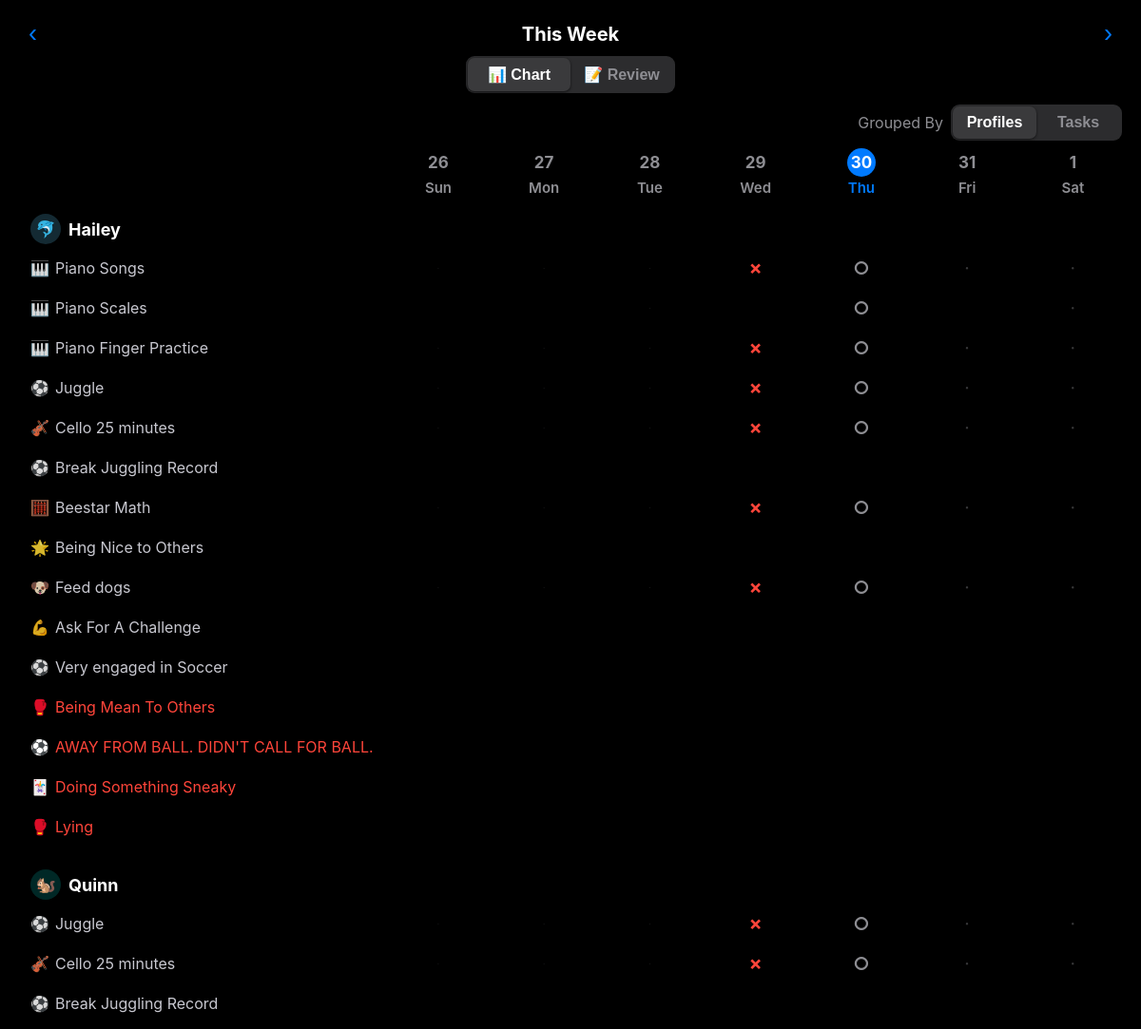
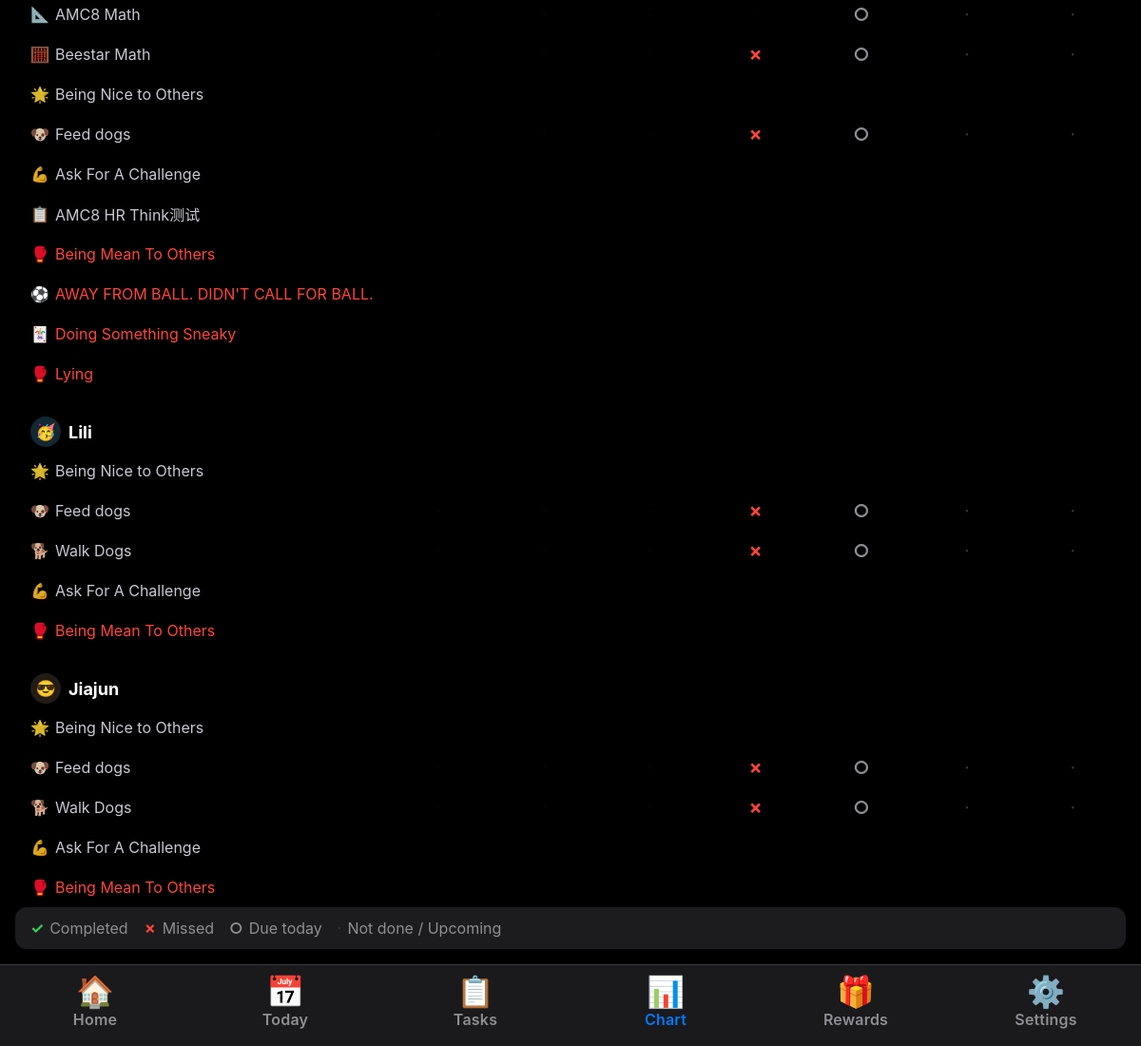
Page /chart on the committed database (2 pictures, top to bottom).
### tables this page shows
CREATE TABLE members (
            id INTEGER PRIMARY KEY AUTOINCREMENT,
            name TEXT NOT NULL,
            avatar TEXT DEFAULT '🙂',
            color TEXT DEFAULT '#007AFF',
            sort_order INTEGER DEFAULT 0
        );

CREATE TABLE chores (
            id INTEGER PRIMARY KEY AUTOINCREMENT,
            name TEXT NOT NULL,
            icon TEXT DEFAULT '📋',
            points INTEGER DEFAULT 0,
            assignment_type TEXT DEFAULT 'everyone',
            schedule_type TEXT DEFAULT 'daily',
            schedule_days TEXT DEFAULT '[]',
            rotate_current_idx INTEGER DEFAULT 0,
            active INTEGER DEFAULT 1,
            sort_order INTEGER DEFAULT 0
        , parent_id INTEGER DEFAULT NULL, version    INTEGER DEFAULT 1, group_id INTEGER DEFAULT NULL, one_time INTEGER DEFAULT 0);

### app.py (the view, shortened to what this page needs)
@app.route('/chart')
def chart():
    week_offset = int(request.args.get('week', 0))
    group_by    = request.args.get('group', 'profiles')
    conn = get_db()
    members = [dict(m) for m in conn.execute('SELECT * FROM members ORDER BY sort_order, id')]
    all_member_ids = [m['id'] for m in members]
    chore_rows = conn.execute('SELECT * FROM chores WHERE active=1 ORDER BY sort_order, id').fetchall()
    week_dates = get_week_dates(week_offset)
    today = date.today()
    start_str, end_str = week_dates[0].isoformat(), week_dates[-1].isoformat()
    comp_rows = conn.execute(
        'SELECT chore_id, member_id, date FROM completions WHERE date >= ? AND date <= ?',
        (start_str, end_str)).fetchall()
    completions = {(r['chore_id'], r['member_id'], r['date']) for r in comp_rows}
    claim_rows = conn.execute(
        'SELECT task_id, member_id, date FROM daily_claims WHERE date >= ? AND date <= ?',
        (start_str, end_str)).fetchall()
    claims_set = {(r['task_id'], r['member_id'], r['date']) for r in claim_rows}
    def cell_status(chore_id, member_id, d):
        d_str = d.isoformat()
        if (chore_id, member_id, d_str) in completions: return 'completed'
        if d_str == today.isoformat():                   return 'due_today'
        if d_str > today.isoformat():                    return 'upcoming'
        if (chore_id, member_id, d_str) in claims_set:  return 'incomplete'
        return 'not_claimed'
    chart_data = []
    def as_needed_cells(chore_id, member_id):
        return [('completed' if (chore_id, member_id, d.isoformat()) in completions else 'not_due')
                for d in week_dates]
    if group_by == 'profiles':
        for m in members:
            m_chores = []
            for c in chore_rows:
                if m['id'] not in get_assigned_member_ids(c, all_member_ids, conn): continue
                if c['schedule_type'] == 'as_needed':
                    cells = as_needed_cells(c['id'], m['id'])
                else:
                    cells = [cell_status(c['id'], m['id'], d) if is_chore_due(c, d) else 'not_due'
                             for d in week_dates]
                m_chores.append({'chore': dict(c), 'cells': cells})
            m_chores.sort(key=lambda x: 1 if (x['chore'].get('points') or 0) < 0 else 0)
            chart_data.append({'member': m, 'chores': m_chores})
    chores_map = {c['id']: {'name': c['name'], 'points': c['points']} for c in chore_rows}
    conn.close()
    if week_offset == 0:    week_label = 'This Week'
    elif week_offset == 1:  week_label = 'Next Week'
    elif week_offset == -1: week_label = 'Last Week'
    else: week_label = f"{week_dates[0].strftime('%b %d')} – {week_dates[-1].strftime('%b %d')}"
    return render_template('chart.html', chart_data=chart_data, group_by=group_by,
        week_dates=week_dates, week_offset=week_offset, week_label=week_label, today=today,
        day_names=['Sun', 'Mon', 'Tue', 'Wed', 'Thu', 'Fri', 'Sat'],
        chores_map=chores_map)

### app.py (called while the page is built)
def get_db():
    conn = sqlite3.connect(DB_PATH, timeout=10)
    conn.row_factory = sqlite3.Row
    conn.execute("PRAGMA journal_mode=WAL")
    conn.execute("PRAGMA busy_timeout=5000")
    conn.execute("PRAGMA foreign_keys=ON")
    return conn

def get_week_dates(offset=0):
    today = date.today()
    days_since_sunday = (today.weekday() + 1) % 7
    sunday = today - timedelta(days=days_since_sunday) + timedelta(weeks=offset)
    return [sunday + timedelta(days=i) for i in range(7)]

def to_day_idx(d):
    return (d.weekday() + 1) % 7

def is_chore_due(chore, d):
    st = chore['schedule_type']
    if st == 'daily':    return True
    if st == 'weekdays': return d.weekday() < 5
    if st == 'weekends': return d.weekday() >= 5
    if st == 'specific':
        return to_day_idx(d) in json.loads(chore['schedule_days'] or '[]')
    return False  # as_needed

def get_assigned_member_ids(chore, all_member_ids, conn):
    if chore['assignment_type'] in ('everyone', 'anyone'):
        return list(all_member_ids)
    rows = conn.execute('SELECT member_id FROM chore_members WHERE chore_id=?',
                        (chore['id'],)).fetchall()
    return [r['member_id'] for r in rows]

### templates/chart.html (shortened to what this page needs)
{% extends "base.html" %}
{% set active_tab = "chart" %}
{% block content %}
<div class="chart-nav">
    <button class="chart-nav-btn" onclick="changeWeek(-1)">‹</button>
    <span class="chart-nav-label" id="weekLabel">{{ week_label }}</span>
    <button class="chart-nav-btn" onclick="changeWeek(+1)">›</button>
</div>
<div class="view-toggle">
    <div class="seg-ctrl" style="width:220px;">
        <button class="seg-btn active" data-view="chart"   onclick="switchView('chart')">📊 Chart</button>
        <button class="seg-btn"        data-view="review"  onclick="switchView('review')">📝 Review</button>
    </div>
</div>
<div class="group-toggle" id="groupToggleRow">
    <span class="group-label">Grouped By</span>
    <div class="seg-ctrl" style="width:180px;">
        <button class="seg-btn {% if group_by=='profiles' %}active{% endif %}"
                data-group="profiles" onclick="switchGroup('profiles')">Profiles</button>
        <button class="seg-btn {% if group_by=='chores' %}active{% endif %}"
                data-group="chores"   onclick="switchGroup('chores')">Tasks</button>
    </div>
</div>
<div id="chartContent">
<div class="chart-scroll" style="margin:0 16px;">
<table class="chart-table" id="chartTable">
    <thead>
        <tr>
            <th style="width:140px;"></th>
            {% for i in range(7) %}
            {% set d = week_dates[i] %}
            {% set is_today = (d == today) %}
            <th class="chart-day-header {% if is_today %}today{% endif %}">
                <span class="chart-day-num">{{ d.day }}</span>
                {{ day_names[i] }}
            </th>
            {% endfor %}
        </tr>
    </thead>
    <tbody id="chartBody">
    {% if group_by == 'profiles' %}
        {% for section in chart_data %}
        <tr class="section-header-row">
            <td colspan="8">
                <div class="section-header-inner">
                    <div class="avatar-sm" style="background:{{ section.member.color }}33;">{{ section.member.avatar }}</div>
                    <strong>{{ section.member.name }}</strong>
                </div>
            </td>
        </tr>
        {% for item in section.chores %}
        {% set is_penalty = item.chore.points is not none and item.chore.points < 0 %}
        <tr data-chore-id="{{ item.chore.id }}" data-member-id="{{ section.member.id }}">
            <td class="chore-name-cell">
                <div class="chore-name-with-icon" style="{{ 'color:var(--red);' if is_penalty else '' }}">
                    <span>{{ item.chore.icon }}</span><span>{{ item.chore.name }}</span>
                </div>
            </td>
            {% for status in item.cells %}
            {% set d = week_dates[loop.index0] %}
            <td class="cell" onclick="toggleCell({{ item.chore.id }}, {{ section.member.id }}, '{{ d.isoformat() }}', this)"
                data-status="{{ status }}">
                <div class="cell-inner {{ status }}{{ ' penalty' if is_penalty and status == 'completed' else '' }}">
                    {% if status == 'completed' %}{{ '⚠️' if is_penalty else '✓' }}{% elif status == 'incomplete' %}✗{% elif status == 'due_today' %}○{% elif status == 'upcoming' %}·{% elif status == 'not_claimed' %}·{% endif %}
                </div>
            </td>
            {% endfor %}
        </tr>
        {% endfor %}
        {% if not loop.last %}<tr style="height:12px;"><td colspan="8"></td></tr>{% endif %}
        {% endfor %}
    {% endif %}
    </tbody>
</table>
</div>
<div class="legend">
    <div class="legend-item"><span style="color:var(--green);font-weight:700;">✓</span> Completed</div>
    <div class="legend-item"><span style="color:var(--red);font-weight:700;">✗</span> Missed</div>
    <div class="legend-item"><span style="color:var(--text3);font-weight:700;">○</span> Due today</div>
    <div class="legend-item"><span style="color:var(--border);">·</span> Not done / Upcoming</div>
</div>
</div>
{% endblock %}

### templates/base.html (style rules this page uses)
:root, [data-theme="dark"] { --bg: #000; --bg2: #1c1c1e; --bg3: #2c2c2e; --bg4: #3a3a3c; --text: #fff; --text2: rgba(235,235,245,.85); --text3: #8e8e93; --accent: #007AFF; --green: #30d158; --red: #ff453a; --red-bg-hi: rgba(255, 69, 58, 0.25); --red-bg-lo: rgba(255, 69, 58, 0.09); --red-border: rgba(255, 69, 58, 0.27); --yellow: #ffd60a; --border: #38383a; --tab-bg: rgba(28,28,30,.94); --shadow: rgba(0,0,0,.6); --input-bg: #1c1c1e; --check-bg: #30d158; --check-fg: #fff; --check-border: #38383a; }
* { box-sizing: border-box; margin: 0; padding: 0; -webkit-tap-highlight-color: transparent; }
body { background: var(--bg); color: var(--text); font-family: -apple-system, BlinkMacSystemFont, 'SF Pro Display', 'Helvetica Neue', Arial, sans-serif; font-size: 19px; min-height: 100vh; padding-bottom: calc(86px + env(safe-area-inset-bottom)); overflow-x: hidden; transition: background .3s, color .3s; }
.avatar-sm { width: 32px; height: 32px; border-radius: 50%; display: inline-flex; align-items: center; justify-content: center; font-size: 17px; }
.seg-ctrl { display: flex; background: var(--bg3); border-radius: 9px; padding: 2px; }
.seg-btn { flex: 1; padding: 8px 4px; border: none; background: none; color: var(--text3); font-size: 16px; font-weight: 600; border-radius: 7px; cursor: pointer; transition: all .2s; text-align: center; text-decoration: none; }
.seg-btn.active { background: var(--bg4); color: var(--text); box-shadow: 0 1px 3px var(--shadow); }

### templates/chart.html (style rules this page uses)
.chart-nav { display: flex; align-items: center; justify-content: space-between; padding: 16px 20px 4px; }
.chart-nav-label { font-size: 20px; font-weight: 700; }
.chart-nav-btn { color: var(--accent); font-size: 27px; padding: 4px 10px; text-decoration: none; font-weight: 300; background: none; border: none; cursor: pointer; }
.view-toggle { display: flex; justify-content: center; padding: 0 20px 12px; gap: 8px; }
.group-toggle { display: flex; justify-content: flex-end; padding: 0 20px 2px; gap: 8px; align-items: center; }
.group-label { font-size: 16px; color: var(--text3); }
.chart-scroll { overflow-x: auto; -webkit-overflow-scrolling: touch; }
.chart-table { width: 100%; border-collapse: collapse; min-width: 480px; }
.chart-day-header { text-align: center; font-size: 15px; font-weight: 600; color: var(--text3); padding: 6px 2px; width: 40px; }
.chart-day-header.today { color: var(--accent); }
.chart-day-num { display: block; font-size: 17px; font-weight: 700; width: 30px; height: 30px; line-height: 30px; border-radius: 50%; margin: 0 auto 2px; text-align: center; }
.chart-day-header.today .chart-day-num { background: var(--accent); color: #fff; }
.section-header-row td { background: var(--bg); padding: 12px 16px 4px; font-size: 18px; font-weight: 700; color: var(--text); }
.section-header-inner { display: flex; align-items: center; gap: 8px; }
.chore-name-cell { padding: 8px 8px 8px 16px; font-size: 16px; color: var(--text2); white-space: nowrap; overflow: hidden; text-overflow: ellipsis; max-width: 140px; vertical-align: middle; }
.chore-name-with-icon { display: flex; align-items: center; gap: 6px; }
.cell { text-align: center; vertical-align: middle; padding: 6px 2px; width: 40px; cursor: pointer; }
.cell-inner { width: 30px; height: 30px; border-radius: 8px; margin: 0 auto; display: flex; align-items: center; justify-content: center; font-size: 19px; transition: all .2s; }
.cell-inner.incomplete { background: var(--red)22; color: var(--red); font-weight: 700; }
.cell-inner.due_today { color: var(--text3); font-weight: 700; }
.cell-inner.upcoming { color: var(--border); }
.cell-inner.not_claimed { color: var(--border); font-size: 8px; opacity: 0.5; }
.legend { display: flex; gap: 16px; flex-wrap: wrap; padding: 12px 16px; background: var(--bg2); border-radius: 12px; margin: 0 16px 16px; }
.legend-item { display: flex; align-items: center; gap: 6px; font-size: 16px; color: var(--text3); }

### rows in the picture
members: member.avatar "🐬", member.name "Hailey"
chores: chore.icon "🎹", chore.name "Piano Songs"
chores: chore.icon "🎹", chore.name "Piano Scales"
chores: chore.icon "🎹", chore.name "Piano Finger Practice"
chores: chore.icon "⚽" "⚽", chore.name "Juggle" "Juggle"
chores: chore.icon "🎻" "🎻", chore.name "Cello 25 minutes" "Cello 25 minutes"
chores: chore.icon "⚽" "⚽", chore.name "Break Juggling Record" "Break Juggling Record"
chores: chore.icon "🧮" "🧮", chore.name "Beestar Math" "Beestar Math"
chores: chore.icon "🌟" "🌟" "🌟" "🌟", chore.name "Being Nice to Others" "Being Nice to Others" "Being Nice to Others" "Being Nice to Others"
chores: chore.icon "🐶" "🐶" "🐶" "🐶", chore.name "Feed dogs" "Feed dogs" "Feed dogs" "Feed dogs"
chores: chore.icon "💪" "💪" "💪" "💪", chore.name "Ask For A Challenge" "Ask For A Challenge" "Ask For A Challenge" "Ask For A Challenge"
chores: chore.icon "⚽", chore.name "Very engaged in Soccer"
chores: chore.icon "🥊" "🥊" "🥊" "🥊", chore.name "Being Mean To Others" "Being Mean To Others" "Being Mean To Others" "Being Mean To Others"
chores: chore.icon "⚽" "⚽", chore.name "AWAY FROM BALL. DIDN'T CALL FOR BALL." "AWAY FROM BALL. DIDN'T CALL FOR BALL."
chores: chore.icon "🃏" "🃏", chore.name "Doing Something Sneaky" "Doing Something Sneaky"
chores: chore.icon "🥊" "🥊", chore.name "Lying" "Lying"
members: member.avatar "🐿️", member.name "Quinn"
chores: chore.icon "📐", chore.name "AMC8 Math"
chores: chore.icon "📋", chore.name "AMC8 HR Think测试"
members: member.avatar "🥳", member.name "Lili"
chores: chore.icon "🐕" "🐕", chore.name "Walk Dogs" "Walk Dogs"
members: member.avatar "😎", member.name "Jiajun"

### other values in the picture
{{ week_label }} "This Week"
{{ d.day }} "26" "27" "28" "29" "30" "31" "1"
{{ day_names[i] }} "Sun" "Mon" "Tue" "Wed" "Thu" "Fri" "Sat"
